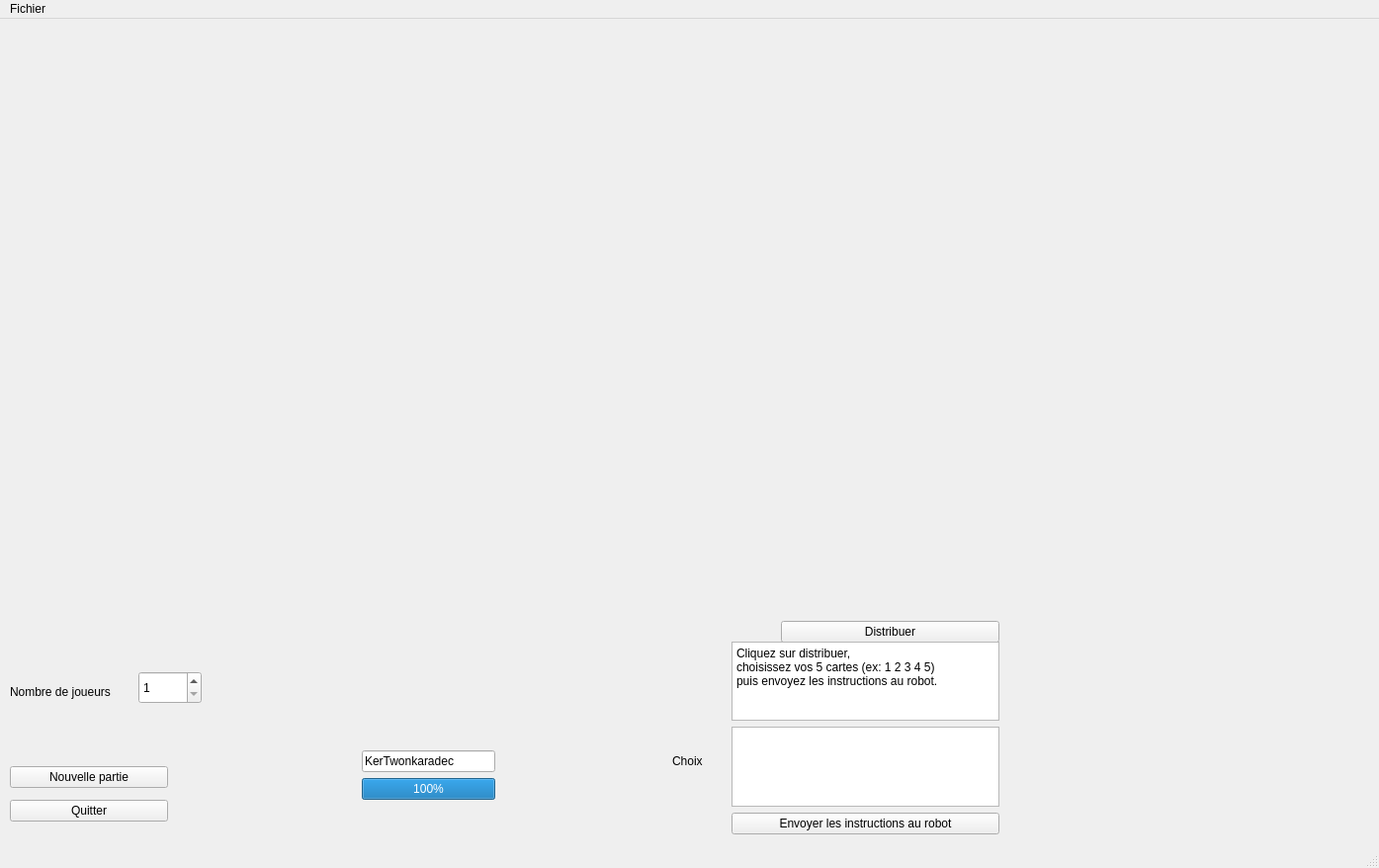
<?xml version="1.0" encoding="UTF-8"?>
<ui version="4.0">
 <class>interface_ihm</class>
 <widget class="QMainWindow" name="interface_ihm">
  <property name="geometry">
   <rect>
    <x>0</x>
    <y>0</y>
    <width>1395</width>
    <height>878</height>
   </rect>
  </property>
  <property name="windowTitle">
   <string>RoboRally</string>
  </property>
  <widget class="QWidget" name="centralwidget">
   <widget class="QWidget" name="conteneur" native="true">
    <property name="geometry">
     <rect>
      <x>0</x>
      <y>0</y>
      <width>781</width>
      <height>621</height>
     </rect>
    </property>
   </widget>
   <widget class="QWidget" name="formLayoutWidget">
    <property name="geometry">
     <rect>
      <x>360</x>
      <y>740</y>
      <width>141</width>
      <height>82</height>
     </rect>
    </property>
    <layout class="QFormLayout" name="formLayout">
     <item row="2" column="1">
      <widget class="QProgressBar" name="pv">
       <property name="value">
        <number>100</number>
       </property>
      </widget>
     </item>
     <item row="1" column="1">
      <widget class="QLineEdit" name="lineEdit">
       <property name="text">
        <string>KerTwonkaradec</string>
       </property>
      </widget>
     </item>
    </layout>
   </widget>
   <widget class="QWidget" name="verticalLayoutWidget">
    <property name="geometry">
     <rect>
      <x>790</x>
      <y>10</y>
      <width>221</width>
      <height>621</height>
     </rect>
    </property>
    <layout class="QVBoxLayout" name="verticalLayout">
     <item>
      <widget class="QWidget" name="pioche" native="true">
       <widget class="QLabel" name="tapiscarte">
        <property name="geometry">
         <rect>
          <x>0</x>
          <y>10</y>
          <width>331</width>
          <height>621</height>
         </rect>
        </property>
        <property name="text">
         <string/>
        </property>
       </widget>
      </widget>
     </item>
     <item>
      <widget class="QPushButton" name="bouton_distrib">
       <property name="text">
        <string>Distribuer</string>
       </property>
      </widget>
     </item>
    </layout>
   </widget>
   <widget class="QWidget" name="verticalLayoutWidget_2">
    <property name="geometry">
     <rect>
      <x>10</x>
      <y>750</y>
      <width>160</width>
      <height>70</height>
     </rect>
    </property>
    <layout class="QVBoxLayout" name="verticalLayout_2">
     <item>
      <widget class="QPushButton" name="bouton_partie">
       <property name="text">
        <string>Nouvelle partie</string>
       </property>
      </widget>
     </item>
     <item>
      <widget class="QPushButton" name="Quitter">
       <property name="text">
        <string>Quitter</string>
       </property>
      </widget>
     </item>
    </layout>
   </widget>
   <widget class="QWidget" name="gridLayoutWidget_2">
    <property name="geometry">
     <rect>
      <x>740</x>
      <y>630</y>
      <width>271</width>
      <height>195</height>
     </rect>
    </property>
    <layout class="QGridLayout" name="gridLayout_2">
     <item row="3" column="0">
      <widget class="QPushButton" name="bouton_instru">
       <property name="text">
        <string>Envoyer les instructions au robot</string>
       </property>
       <property name="shortcut">
        <string>Return</string>
       </property>
      </widget>
     </item>
     <item row="1" column="0">
      <widget class="QPlainTextEdit" name="plainTextEdit">
       <property name="plainText">
        <string>Cliquez sur distribuer,
choisissez vos 5 cartes (ex: 1 2 3 4 5)
puis envoyez les instructions au robot.</string>
       </property>
      </widget>
     </item>
     <item row="2" column="0">
      <widget class="QTextEdit" name="choixcarte"/>
     </item>
    </layout>
   </widget>
   <widget class="QLabel" name="label">
    <property name="geometry">
     <rect>
      <x>680</x>
      <y>740</y>
      <width>64</width>
      <height>21</height>
     </rect>
    </property>
    <property name="text">
     <string>Choix</string>
    </property>
   </widget>
   <widget class="QSpinBox" name="nbjoueur">
    <property name="geometry">
     <rect>
      <x>140</x>
      <y>660</y>
      <width>64</width>
      <height>33</height>
     </rect>
    </property>
    <property name="minimum">
     <number>1</number>
    </property>
    <property name="maximum">
     <number>4</number>
    </property>
   </widget>
   <widget class="QLabel" name="label_2">
    <property name="geometry">
     <rect>
      <x>10</x>
      <y>670</y>
      <width>131</width>
      <height>21</height>
     </rect>
    </property>
    <property name="text">
     <string>Nombre de joueurs</string>
    </property>
   </widget>
  </widget>
  <widget class="QMenuBar" name="menubar">
   <property name="geometry">
    <rect>
     <x>0</x>
     <y>0</y>
     <width>1395</width>
     <height>21</height>
    </rect>
   </property>
   <widget class="QMenu" name="menuFIchier">
    <property name="title">
     <string>Fichier</string>
    </property>
    <addaction name="actionQuitter"/>
   </widget>
   <addaction name="menuFIchier"/>
  </widget>
  <widget class="QStatusBar" name="statusbar"/>
  <action name="actionQuitter">
   <property name="checkable">
    <bool>false</bool>
   </property>
   <property name="checked">
    <bool>false</bool>
   </property>
   <property name="text">
    <string>Quitter</string>
   </property>
  </action>
  <action name="actionSolo">
   <property name="text">
    <string>Solo</string>
   </property>
  </action>
  <action name="actionMultijoueur">
   <property name="text">
    <string>Multijoueur</string>
   </property>
  </action>
  <action name="actionIntelligence_Artificielle">
   <property name="text">
    <string>Intelligence Artificielle</string>
   </property>
  </action>
 </widget>
 <resources/>
 <connections>
  <connection>
   <sender>Quitter</sender>
   <signal>clicked()</signal>
   <receiver>interface_ihm</receiver>
   <slot>close()</slot>
   <hints>
    <hint type="sourcelabel">
     <x>158</x>
     <y>533</y>
    </hint>
    <hint type="destinationlabel">
     <x>472</x>
     <y>535</y>
    </hint>
   </hints>
  </connection>
  <connection>
   <sender>actionQuitter</sender>
   <signal>triggered()</signal>
   <receiver>interface_ihm</receiver>
   <slot>close()</slot>
   <hints>
    <hint type="sourcelabel">
     <x>-1</x>
     <y>-1</y>
    </hint>
    <hint type="destinationlabel">
     <x>402</x>
     <y>283</y>
    </hint>
   </hints>
  </connection>
 </connections>
</ui>
